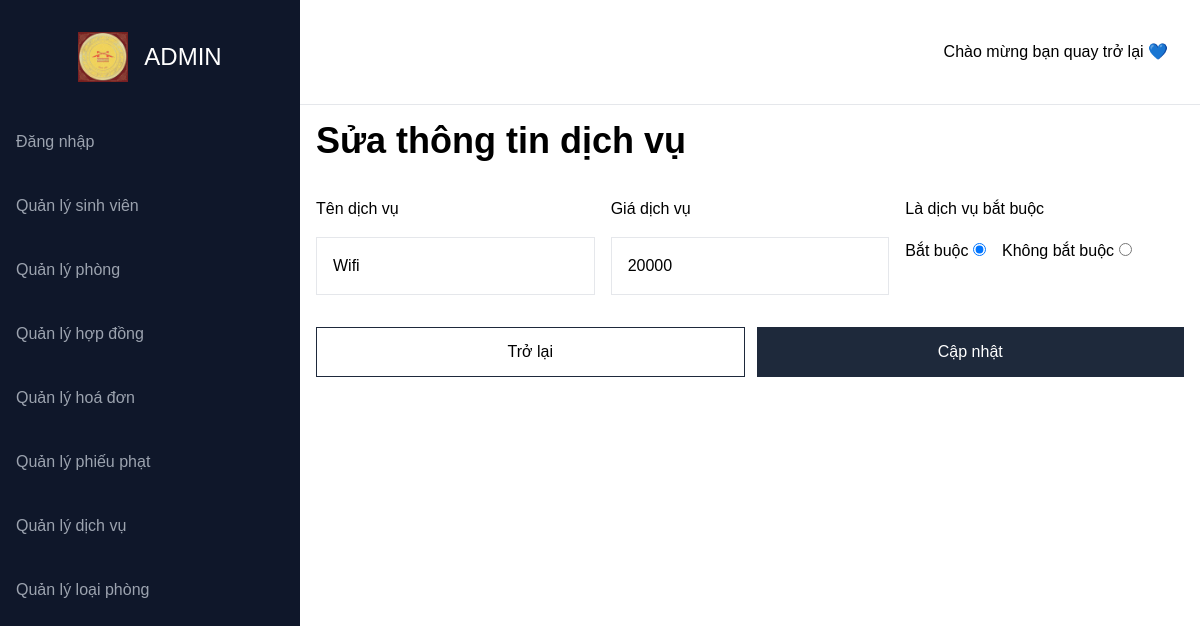
The app's page /QuanLyKyTucXa/services_edit.php?ma=1 with its own data.
### tables this page shows
CREATE TABLE `services` (
  `id` int(11) NOT NULL,
  `name` varchar(50) DEFAULT NULL,
  `isRequired` bit(1) DEFAULT b'0',
  `price` int(11) DEFAULT NULL,
  `deletedAt` date DEFAULT NULL
);

### QuanLyKyTucXa/services_edit.php (the view, shortened to what this page needs)
<?php
    $con=mysqli_connect('localhost','root','','quanLyKyTuc1')
    or die('Lỗi kết nối');
    $p=$_GET['ma'];
    if(isset($p))
    {
        $query ="SELECT * FROM services WHERE id = $p";
        $services=mysqli_query($con,$query);
    }
?>
<body>
    <div class="flex">
        <?php
        include_once './sidebar.php';
        ?>
        <div class="flex-1 flex flex-col max-h-screen overflow-scroll">
            <div class="py-8 px-4 border-b flex justify-between">
                <button class="p-2 px-4 rounded-full hover:bg-gray-100 transition">Chào mừng bạn quay trở lại 💙</button>
            </div>
            <div class="flex-1 p-4">
                <form method="POST" class="flex flex-col gap-4">
                    <?php
                            while($row=mysqli_fetch_array($services)){
                    ?>
                    <h1 class="text-4xl font-semibold pb-5">Sửa thông tin dịch vụ</h1>
                    <div class="flex gap-4">
                        <div class="flex-1">
                            <label for="type" class="block">Tên dịch vụ</label>
                            <input required value="<?php echo $row['name'] ?>" name="name" class="w-full border p-4 focus:outline-none outline-none mt-4" type="text" placeholder="Tên dịch vụ">
                        </div>
                        <div class="flex-1">
                            <label for="type" class="block">Giá dịch vụ</label>
                            <input required value="<?php echo $row['price'] ?>" name="price" class="w-full border p-4 focus:outline-none outline-none mt-4" type="text" placeholder="Giá dịch vụ">
                        </div>
                        <div class="flex-1">
                            <label for="type" class="block">Là dịch vụ bắt buộc</label>
                            <div class="flex gap-4 items-center h-[60px]">
                                <div>
                                    <label for="isRequiredYes">Bắt buộc</label>
                                    <input required value="1" type="radio" name="isRequired" id="isRequiredYes" <?php echo ($row['isRequired'] == 1) ? 'checked' : ''; ?>>
                                </div>
                                <div>
                                    <label for="isRequiredNo">Không bắt buộc</label>
                                    <input required value="0" type="radio" name="isRequired" id="isRequiredNo" <?php echo ($row['isRequired'] == 0) ? 'checked' : ''; ?>>
                                </div>
                            </div>
                        </div>
                    </div>
                    <?php
                            break;
                            }
                    ?>
                    <div class="flex gap-3 mt-4">
                        <a href="http://localhost/QuanLyKyTucXa/services.php" class=" text-center border border-slate-800 p-3 w-full">Trở lại</a>
                        <button name="submit" type="submit" class="text-white bg-slate-800 p-3 w-full">Cập nhật</button>
                    </div>
                </form>
            </div>
        </div>
    </div>
</body>

### QuanLyKyTucXa/style/style.css (style rules this page uses)
body { font-family: "Lucida Sans", "Lucida Sans Regular", "Lucida Grande", "Lucida Sans Unicode", Geneva, Verdana, sans-serif; }

### records on screen
services: name "Wifi", price "20000", isRequired "☑ Bắt buộc", isRequired "☐ Không bắt buộc"

### other values on screen
$item["label"] "Đăng nhập"
$item["label"] "Quản lý sinh viên"
$item["label"] "Quản lý phòng"
$item["label"] "Quản lý hợp đồng"
$item["label"] "Quản lý hoá đơn"
$item["label"] "Quản lý phiếu phạt"
$item["label"] "Quản lý dịch vụ"
$item["label"] "Quản lý loại phòng"
